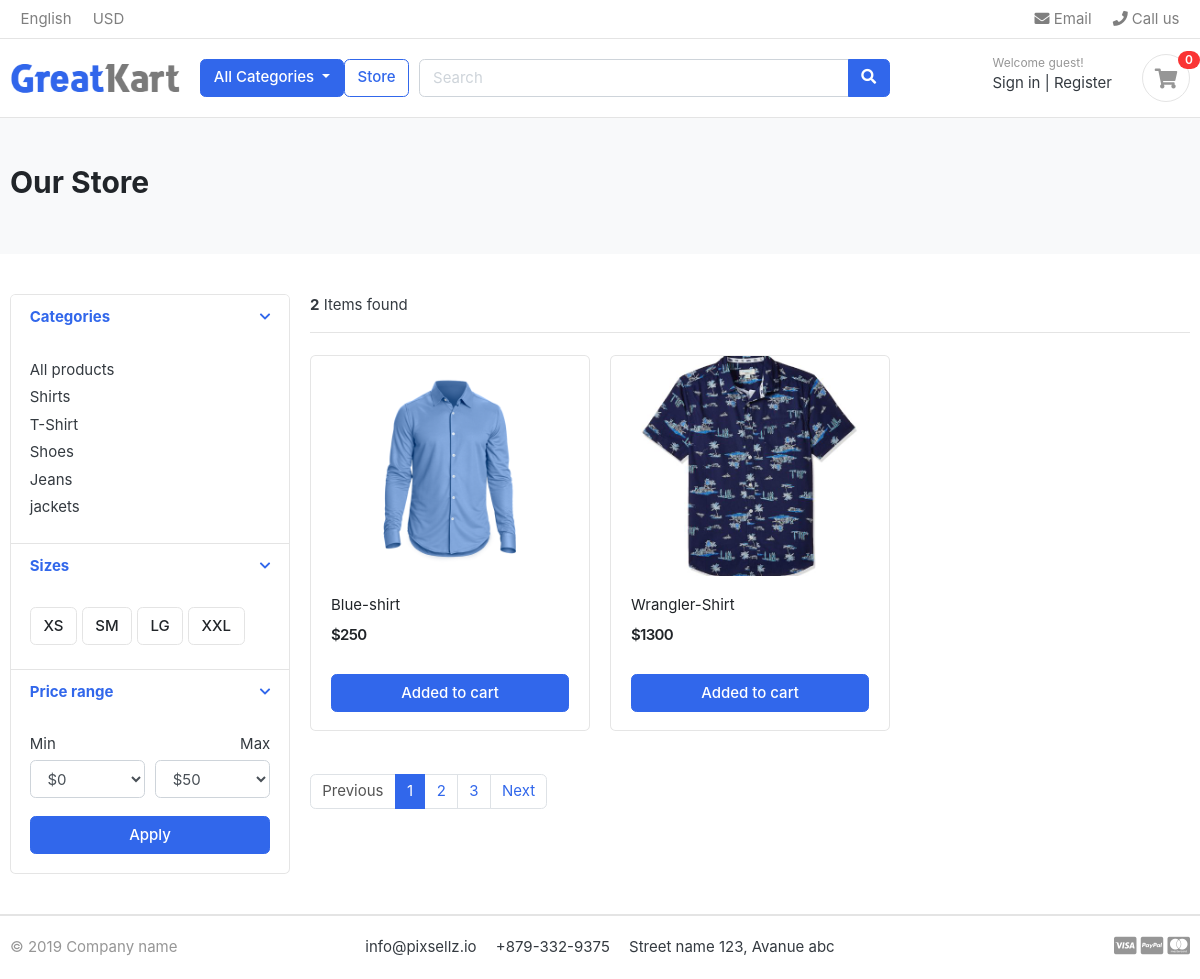
Page /store/shirts/ on the committed database.
### category/models.py (models this page shows, shortened)
class Category(models.Model):
    category_name = models.CharField(max_length=50, unique=True)
    slug = models.SlugField(max_length=100, unique=True)
    description = models.TextField(blank=True, max_length=250)
    cat_image = models.ImageField(upload_to='photos/categories', blank=True)
    class Meta:
        verbose_name = 'Category'
        verbose_name_plural = 'Categories'
    def get_url(self):
        return reverse('products_by_category', args=[self.slug])

### store/models.py (models this page shows, shortened)
class Product(models.Model):
    product_name = models.CharField(max_length=200, unique=True)
    slug= models.SlugField(max_length=200, unique=True)
    description = models.TextField(max_length=500, blank=True)
    price = models.IntegerField()
    images = models.ImageField(upload_to='photos/products',)
    stock = models.IntegerField()
    is_available = models.BooleanField(default=True)
    category = models.ForeignKey(Category, on_delete=models.CASCADE)
    created_date = models.DateTimeField(auto_now_add=True)
    modified_date = models.DateTimeField(auto_now= True)
    def get_url(self):
        return reverse('product_detail', args=[self.category.slug, self.slug])

### store/views.py (the view)
# urls.py: path('store/', include("store.urls")),
def store(request, category_slug=None):
    categories = None
    product  = None
    if category_slug != None:
        categories = get_object_or_404(Category, slug=category_slug)
        products = Product.objects.filter(category= categories, is_available = True)
        product_count = products.count()
    else:
         products = Product.objects.all().filter( is_available = True)
         product_count = products.count()
    context = {
        'products': products,
        'product_count':product_count
    }
    return render(request,'store/store.html', context)

### category/context_processors.py (called while the page is built)
def menu_links(request):
    links = Category.objects.all()
    return dict(links=links)

### templates/store/store.html (shortened to what this page needs)
{% extends 'base.html' %}
{% block content %}
{% load static %}
<section class="section-pagetop bg">
    <div class="container">
        <h2 class="title-page">Our Store</h2>
    </div>
</section>
<section class="section-content padding-y">
    <div class="container">
        <div class="row">
            <aside class="col-md-3">
                <div class="card">
                    <article class="filter-group">
                        <header class="card-header">
                            <a href="#" data-toggle="collapse" data-target="#collapse_1" aria-expanded="true" class="">
                                <i class="icon-control fa fa-chevron-down"></i>
                                <h6 class="title">Categories</h6>
                            </a>
                        </header>
                        <div class="filter-content collapse show" id="collapse_1" style="">
                            <div class="card-body">
                                <ul class="list-menu">
                                    <li><a href="{% url 'store' %}">All products </a></li>
                                    {% for category in links  %}
                                    <li><a href="{{category.get_url}}">{{category.category_name}} </a></li>
                                    {% endfor %}
                                </ul>
                            </div>
                        </div>
                    </article>
                    <article class="filter-group">
                        <header class="card-header">
                            <a href="#" data-toggle="collapse" data-target="#collapse_4" aria-expanded="true" class="">
                                <i class="icon-control fa fa-chevron-down"></i>
                                <h6 class="title">Sizes </h6>
                            </a>
                        </header>
                        <div class="filter-content collapse show" id="collapse_4" style="">
                            <div class="card-body">
                                <label class="checkbox-btn">
                                    <span class="btn btn-light"> XS </span>
                                </label>
                                <label class="checkbox-btn">
                                    <span class="btn btn-light"> SM </span>
                                </label>
                                <label class="checkbox-btn">
                                    <span class="btn btn-light"> LG </span>
                                </label>
                                <label class="checkbox-btn">
                                    <span class="btn btn-light"> XXL </span>
                                </label>
                            </div>
                        </div>
                    </article>
                    <article class="filter-group">
                        <header class="card-header">
                            <a href="#" data-toggle="collapse" data-target="#collapse_3" aria-expanded="true" class="">
                                <i class="icon-control fa fa-chevron-down"></i>
                                <h6 class="title">Price range </h6>
                            </a>
                        </header>
                        <div class="filter-content collapse show" id="collapse_3" style="">
                            <div class="card-body">
                                <div class="form-row">
                                    <div class="form-group col-md-6">
                                        <label>Min</label>
                                        <select class="mr-2 form-control">
                                            <option value="0">$0</option>
                                        </select>
                                    </div>
                                    <div class="form-group text-right col-md-6">
                                        <label>Max</label>
                                        <select class="mr-2 form-control">
                                            <option value="50">$50</option>
                                        </select>
                                    </div>
                                </div>
                                <button class="btn btn-block btn-primary">Apply</button>
                            </div>
                        </div>
                    </article>
                </div>
            </aside>
            <main class="col-md-9">
                <header class="border-bottom mb-4 pb-3">
                    <div class="form-inline">
                        <span class="mr-md-auto"><b>{{product_count}}</b> Items found </span>
                    </div>
                </header>
                <div class="row">
                    {% for product in products %}
                    <div class="col-md-4">
                        <figure class="card card-product-grid">
                            <div class="img-wrap">
                                <a href="{{product.get_url}}"> <img src="{{product.images.url}}"></a>
                            </div>
                            <figcaption class="info-wrap">
                                <div class="fix-height">
                                    <a href="{{product.get_url}}" class="title">{{product.product_name}}</a>
                                    <div class="price-wrap mt-2">
                                        <span class="price">${{product.price}}</span>
                                    </div>
                                </div>
                                <a href="#" class="btn btn-block btn-primary">Added to cart </a>
                            </figcaption>
                        </figure>
                    </div>
                    {% endfor %}
                </div>
                <nav class="mt-4" aria-label="Page navigation sample">
                    <ul class="pagination">
                        <li class="page-item disabled"><a class="page-link" href="#">Previous</a></li>
                        <li class="page-item active"><a class="page-link" href="#">1</a></li>
                        <li class="page-item"><a class="page-link" href="#">2</a></li>
                        <li class="page-item"><a class="page-link" href="#">3</a></li>
                        <li class="page-item"><a class="page-link" href="#">Next</a></li>
                    </ul>
                </nav>
            </main>
        </div>
    </div>
</section>
{% endblock  %}

### static/css/ui.css (style rules this page uses)
html { font-family: "Inter", sans-serif; font-size: 15px; }
.img-wrap { text-align: center; display: block; }
.img-wrap img { max-width: 100%; }
.price-wrap { letter-spacing: -0.7px; }
.padding-y { padding-top: 40px; padding-bottom: 40px; }
figure { margin-bottom: 0; }
article:after, .form-group:after { display: block; clear: both; content: ""; }
.bg { background-color: #f8f9fa; }
.title-page { color: #212529; }
.btn-light { background-color: #fff; border-color: #e4e4e4; }
[class*=list-] li:after { visibility: hidden; display: block; content: ""; overflow: hidden; height: 0; clear: both; }
.list-menu { list-style: none; margin: 0; padding-left: 0; }
.list-menu li { margin-bottom: 5px; }
.list-menu a { color: #343a40; }
[class*=card-product] a.title { color: #212529; display: block; }
[class*=card-product] .img-wrap { overflow: hidden; position: relative; }
[class*=card-product] .img-wrap img { height: 100%; max-width: 100%; width: auto; display: inline-block; -o-object-fit: cover; object-fit: cover; }
.card-product-grid { margin-bottom: 20px; }
.card-product-grid .img-wrap { border-radius: 0.2rem 0.2rem 0 0; height: 220px; }
.card-product-grid .info-wrap { overflow: hidden; padding: 18px 20px; }
.card-product-grid .fix-height { height: 80px; overflow: hidden; }
.card .img-wrap { overflow: hidden; }
.price { font-weight: 600; color: #212529; }
.icon-control { margin-top: 5px; float: right; font-size: 80%; }
.card-header .title { margin-bottom: 0; line-height: 1.5; }
.filter-group { border-bottom: 1px solid #e4e4e4; }
.filter-group .card-header { border-bottom: 0; }
.filter-group:last-child { border-bottom: 0; }
.checkbox-btn { position: relative; }
.section-pagetop { padding: 45px 0; }

### rows in the picture
Category: category_name "Shirts"
Category: category_name "T-Shirt"
Category: category_name "Shoes"
Category: category_name "Jeans"
Category: category_name "jackets"
Product: images (picture), product_name "Blue-shirt", price "250"
Product: images (picture), product_name "Wrangler-Shirt", price "1300"

### other values in the picture
{{ product_count }} "2"
